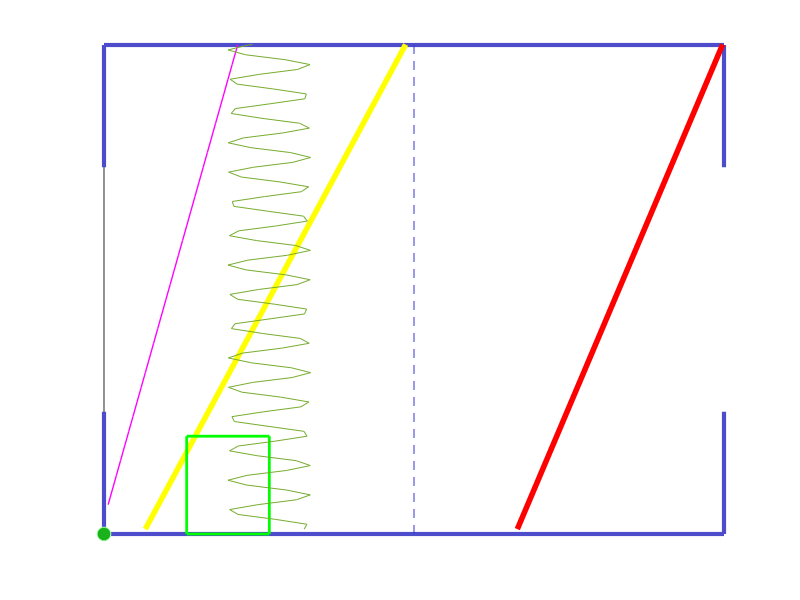

MATLAB code to generate this figure:

function[]=Project2
close all
clc
%Variables
%Figure variables
WALL_WIDTH = 3;
WALL_COLOR = [.3, .3, .8]; %format string for drawing walls
FIGURE_COLOR = [0, 0, 0]; %program background
AXIS_COLOR = [.15, .15, .15]; %the court
FIGURE_WIDTH = 900; %pixels
FIGURE_HEIGHT = 580;
PLOT_W = 150; %width in plot units. this will be main units for program
PLOT_H = 100; %height
GOAL_SIZE = 50;
GOAL_TOP = (PLOT_H+GOAL_SIZE)/2;
GOAL_BOT = (PLOT_H-GOAL_SIZE)/2;
CENTERLINE_COLOR =  [.2, .2, .8]; %format string for centerline
%ball variables
ballPlot = []; %main plot, includes ball and walls
ballX = []; %ball location
ballY = [];
BALL_MARKER_SIZE = 10; %aesthetic, does not affect physics, see BALL_RADIUS
BALL_COLOR = [.1, .7, .1];
BALL_OUTLINE = [.7, 1, .7];
BALL_SHAPE = 'o';
MIN_BALL_SPEED = .8;
FRAME_DELAY= 0.01;
BALL_RADIUS = 1.5; %radius to calculate bouncing
coll = 0;
X2 = 1:1:500;
Y2 = 3*X2+3;
PolyX = 20:1:40; %polygone X coordinate
PolyY = 0:1:40; % polygone Y coordinate


 function createFigure

%Drawing the screen and path
    %ScreenSize is a four-element vector: [left, bottom, width, height]:
    scrsz = get(0,'ScreenSize');
    fig = figure('Position',[(scrsz(3)-FIGURE_WIDTH)/2 ...
      (scrsz(4)-FIGURE_HEIGHT)/2 ...
      FIGURE_WIDTH, FIGURE_HEIGHT]);
    %register keydown and keyup listeners
    set(fig,'KeyPressFcn',@keyDown);
    %figure can't be resized
    set(fig, 'Resize', 'off');
    axis([0 PLOT_W 0 PLOT_H]);
    axis manual;
    %set color for the court, hide axis ticks.
    set(gca, 'color', AXIS_COLOR, 'YTick', [], 'XTick', []);
    %set background color for figure
    set(fig, 'color', FIGURE_COLOR);
    hold on;
    %plot walls
    topWallXs = [0,0,PLOT_W,PLOT_W];
    topWallYs = [GOAL_TOP,PLOT_H,PLOT_H,GOAL_TOP];
    bottomWallXs = [0,0,PLOT_W,PLOT_W];
    bottomWallYs = [GOAL_BOT,0,0,GOAL_BOT];
    plot(topWallXs, topWallYs, '-', ...
      'LineWidth', WALL_WIDTH, 'Color', WALL_COLOR);
    plot(bottomWallXs, bottomWallYs, '-', ...
      'LineWidth', WALL_WIDTH, 'Color', WALL_COLOR);
       centerline = plot([PLOT_W/2, PLOT_W/2],[PLOT_H, 0],'--');
        set(centerline, 'Color', CENTERLINE_COLOR);
        %Lines
        X = [10 200 799];
        Y = [1 300 479];
        Linia1 = line(X,Y,'Color','y','LineWidth',4)
         X1 = [100 500];
         Y1 = [1 799];
        Linia2 = line(X1,Y1,'Color','r','LineWidth',4)
        X2 = 1:1:500;
        Y2 = 3*X2+3;
        Linia3 = line (X2,Y2, 'Color', 'm', 'LineWidth', 1)
         ballPlot = plot(10,10);
         %Polygone
         X3 = [20 40 40 20];
         Y3 = [0 0 20 20];
         Polygone = patch (X3, Y3, [1 0 0], 'EdgeColor','green','FaceColor','none','LineWidth',2)
         %Sine wave 
         SineWave =10*sin(X2)+40; %Sine wave with offset
         plot (SineWave,X2)
    set(ballPlot, 'Marker', BALL_SHAPE);
    set(ballPlot, 'MarkerEdgeColor', BALL_OUTLINE);
    set(ballPlot, 'MarkerFaceColor', BALL_COLOR);
    set(ballPlot, 'MarkerSize', BALL_MARKER_SIZE);
 end

function moveBall
   ballX=0;
   ballY=0;
%  newX = ballX + (ballSpeed * ballVector(1));
%  newY = ballY + (ballSpeed * ballVector(2));
%  %Plot the ball
%  ballX = newX;
%  ballY = newY;
end

function refreshPlot
    set(ballPlot, 'XData', ballX, 'YData', ballY);
    drawnow;
    pause(FRAME_DELAY);
end
%------------keyDown------------
%listener registered in createFigure
%listens for input
%sets appropriate variables and calls functions
  function keyDown(src,event)
    switch event.Key
      case 'uparrow'
        ballX = ballX;
        ballY = ballY+1;
        refreshPlot;

      case 'downarrow'
        ballX = ballX;
        ballY = ballY-1;
        refreshPlot;
        
       case 'leftarrow'
          ballX = ballX-1;
          ballY = ballY;
          refreshPlot;
          
       case 'rightarrow'
          ballX = ballX+1;
          ballY = ballY;
          refreshPlot;
    end
    coll = collision (ballX, ballY, coll, X2, Y2, PolyX, PolyY);
  end

%%%%%%%%%%%%%%%%%%%%%%%%%%%%%%%%%%%%%%%%%%%%%%%
%Collision Detection Algorithm
%%%%%%%%%%%%%%%%%%%%%%%%%%%%%%%%%%%%%%%%%%%%%%%
 function [coll] = collision (ballX, ballY, coll, X2, Y2, PolyX, PolyY)
  L = length (X2);
  PolyX_max = max(PolyX);
  PolyX_min = min(PolyX);
  PolyY_max = max(PolyY);
  PolyY_min = min(PolyY);
  
  for k = 1:L
     if ballX == X2(k) && ballY == Y2(k)
        coll = coll+1;
     else
        coll = coll;
     end

  end
 if ballX > PolyX_min && ballX < PolyX_max && ballY > PolyY_min && ballY < PolyY_max
     coll = coll+1;
 else
     coll=coll;
 end
     disp (coll)
  end

createFigure;
moveBall;
refreshPlot;


end